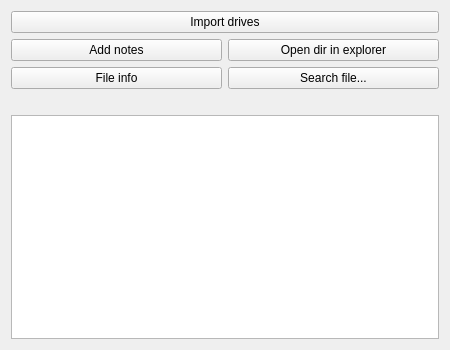
<?xml version="1.0" encoding="UTF-8"?>
<ui version="4.0">
 <class>Widget</class>
 <widget class="QWidget" name="Widget">
  <property name="geometry">
   <rect>
    <x>0</x>
    <y>0</y>
    <width>450</width>
    <height>350</height>
   </rect>
  </property>
  <property name="minimumSize">
   <size>
    <width>450</width>
    <height>0</height>
   </size>
  </property>
  <property name="windowTitle">
   <string>Widget</string>
  </property>
  <layout class="QGridLayout" name="gridLayout">
   <item row="2" column="0">
    <widget class="QPushButton" name="pushButton_4">
     <property name="text">
      <string>File info</string>
     </property>
    </widget>
   </item>
   <item row="1" column="1">
    <widget class="QPushButton" name="pushButton_2">
     <property name="text">
      <string>Open dir in explorer</string>
     </property>
    </widget>
   </item>
   <item row="3" column="0" colspan="2">
    <widget class="QLabel" name="label">
     <property name="text">
      <string/>
     </property>
    </widget>
   </item>
   <item row="1" column="0">
    <widget class="QPushButton" name="pushButton_3">
     <property name="text">
      <string>Add notes</string>
     </property>
    </widget>
   </item>
   <item row="4" column="0" colspan="2">
    <widget class="QListWidget" name="listWidget"/>
   </item>
   <item row="0" column="0" colspan="2">
    <widget class="QPushButton" name="pushButton">
     <property name="text">
      <string>Import drives</string>
     </property>
    </widget>
   </item>
   <item row="2" column="1">
    <widget class="QPushButton" name="pushButton_5">
     <property name="text">
      <string>Search file...</string>
     </property>
    </widget>
   </item>
  </layout>
 </widget>
 <layoutdefault spacing="6" margin="11"/>
 <resources/>
 <connections/>
</ui>
